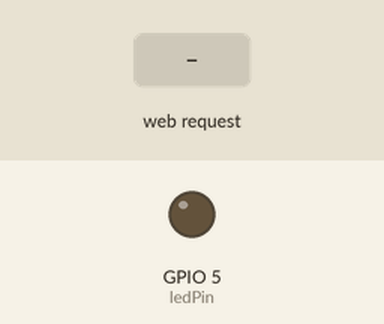
Bench run of a sketch on a simulated ESP8266 (NodeMCU). Shown: output pins drawn as LEDs (lit = HIGH). The test bench sets the inputs (shaded band). WiFi joins after 1.5 s; servers stay silent unless stated; what the sketch prints to the serial monitor is not drawn.

Above: at 2.7 s.
2.8 s: HTTP request GET /LED=ON received
At 3.5 s:
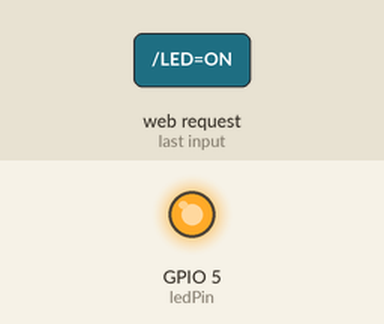
4.3 s: HTTP request GET /LED=OFF received
At 4.6 s:
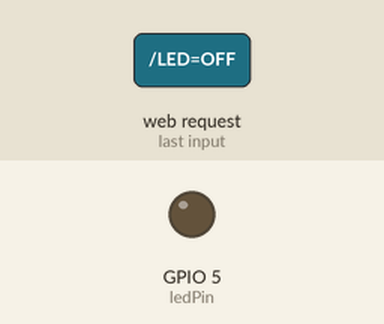
Timing chart, 0 to 7.3 s (numbered marks = the images above; inputs shaded):
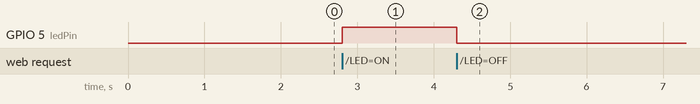

The sketch:

web_server_test_IPstatic.ino
```cpp
//This example will set up a static IP - in this case 192.168.1.99

#include <ESP8266WiFi.h>

const char* ssid = "ssid name";
const char* password = "ssid password";

int ledPin = 5;
WiFiServer server(80);
IPAddress ip(192, 168, 1, 99); // where xx is the desired IP Address
IPAddress gateway(192, 168, 1, 1); // set gateway to match your network

void setup() {
  Serial.begin(115200);
  delay(10);


  pinMode(ledPin, OUTPUT);
  digitalWrite(ledPin, LOW);

  Serial.print(F("Setting static ip to : "));
  Serial.println(ip);

  // Connect to WiFi network
  Serial.println();
  Serial.println();
  Serial.print("Connecting to ");
  Serial.println(ssid);
  IPAddress subnet(255, 255, 255, 0); // set subnet mask to match your network
  WiFi.config(ip, gateway, subnet);
  WiFi.begin(ssid, password);

  while (WiFi.status() != WL_CONNECTED) {
    delay(500);
    Serial.print(".");
  }
  Serial.println("");
  Serial.println("WiFi connected");

  // Start the server
  server.begin();
  Serial.println("Server started");

  // Print the IP address
  Serial.print("Use this URL : ");
  Serial.print("http://");
  Serial.print(WiFi.localIP());
  Serial.println("/");

}

void loop() {
  // Check if a client has connected
  WiFiClient client = server.available();
  if (!client) {
    return;
  }

  // Wait until the client sends some data
  Serial.println("new client");
  while(!client.available()){
    delay(1);
  }

  // Read the first line of the request
  String request = client.readStringUntil('\r');
  Serial.println(request);
  client.flush();

  // Match the request

  int value = LOW;
  if (request.indexOf("/LED=ON") != -1) {
    digitalWrite(ledPin, HIGH);
    value = HIGH;
  }
  if (request.indexOf("/LED=OFF") != -1){
    digitalWrite(ledPin, LOW);
    value = LOW;
  }


  // Return the response
  client.println("HTTP/1.1 200 OK");
  client.println("Content-Type: text/html");
  client.println(""); //  do not forget this one
  client.println("<!DOCTYPE HTML>");
  client.println("<html>");

  client.print("Led pin is now: ");

  if(value == HIGH) {
    client.print("On");
  } else {
    client.print("Off");
  }
  client.println("<br><br>");
  client.println("Click <a href=\"/LED=ON\">here</a> turn the LED on pin 5 ON<br>");
  client.println("Click <a href=\"/LED=OFF\">here</a> turn the LED on pin 5 OFF<br>");
  client.println("</html>");

  delay(1);
  Serial.println("Client disconnected");
  Serial.println("");

}
```

Measured:
- after the input at 2.8 s, GPIO 5 (ledPin): LOW → HIGH at once
- after the input at 4.3 s, GPIO 5 (ledPin): HIGH → LOW at once
